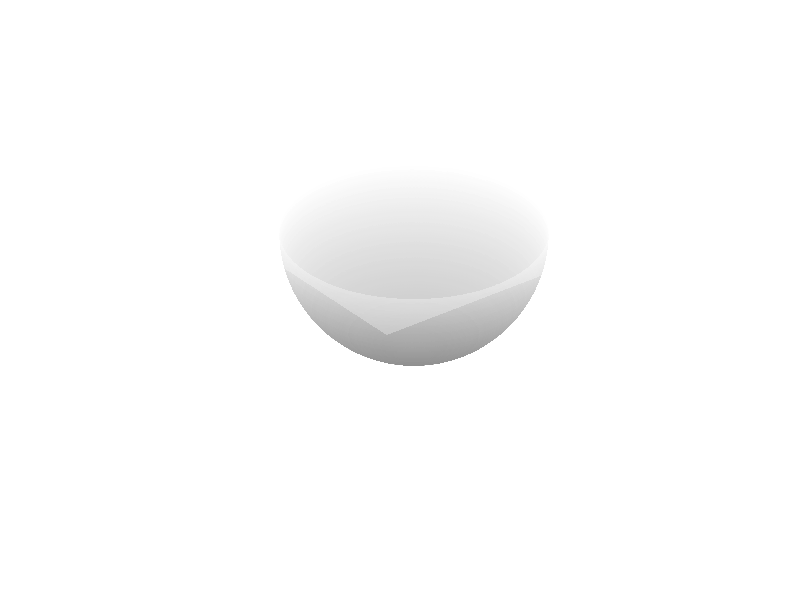

MATLAB code for this plot:
% creaing hemisphere

clear all;
[xx,yy]=meshgrid(-1.1:0.01:1.1,-1.1:0.01:1.1);
zero_mat=zeros(size(xx));
[theta,phi]=meshgrid(0:0.01:pi,0:0.01:pi);
X=sin(theta).*cos(phi);
Z=cos(theta);
Y=sin(theta).*sin(phi);
hold on;
surf(X,Z,-Y,'FaceAlpha',0.3,'EdgeAlpha',1);
surf(xx,yy,zero_mat,'FaceAlpha',.3,'EdgeAlpha',1)
%surface(xx,yy,zero_mat)
shading flat
hold off;
axis equal tight;
axis off;
view(3); 
%axis vis3d tight
%view(360-70,40)
colormap(gray);

hold off